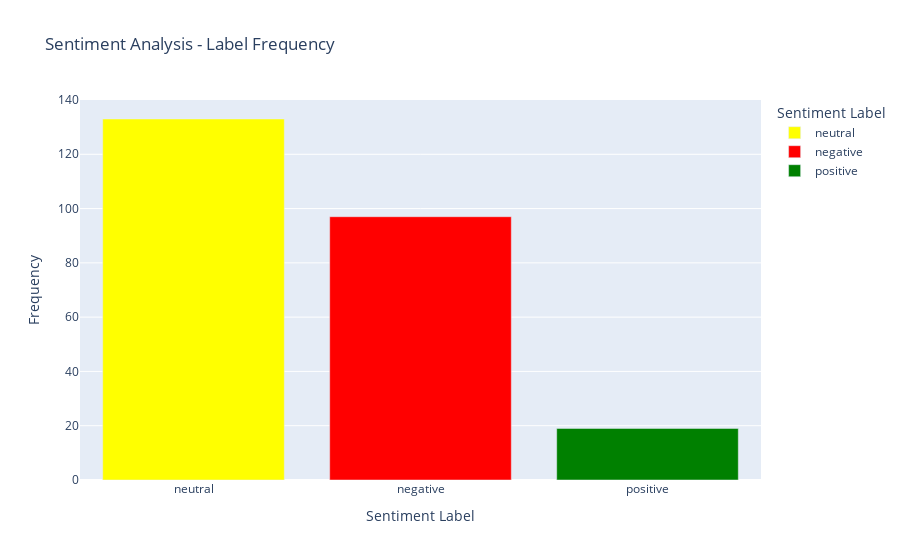

Write notebook code for a chart like this one.
### Code cell
import plotly.express as px

# Define color mapping
color_mapping = {'negative': 'red', 'neutral': 'yellow', 'positive': 'green'}# we choosed the colours like this because negative represents bad, neutral represents ok and positive represents good

# Create bar graph
fig = px.bar(sent_df1['label'].value_counts().reset_index(), x='index', y='label',
             color='index', color_discrete_map=color_mapping,
             labels={'index': 'Sentiment Label', 'label': 'Frequency'},
             title='Sentiment Analysis - Label Frequency')

# Show the bar graph
fig.show()

### Figure 1 — Plotly figure (JSON) as saved in the notebook; plotly's stock layout.template omitted (floating-point values rounded to 4 significant figures)
{"data": [{"alignmentgroup": "True", "hovertemplate": "Sentiment Label=%{x}<br>Frequency=%{y}<extra></extra>", "legendgroup": "neutral", "marker": {"color": "yellow", "pattern": {"shape": ""}}, "name": "neutral", "offsetgroup": "neutral", "orientation": "v", "showlegend": true, "textposition": "auto", "type": "bar", "x": ["neutral"], "xaxis": "x", "y": [133], "yaxis": "y"}, {"alignmentgroup": "True", "hovertemplate": "Sentiment Label=%{x}<br>Frequency=%{y}<extra></extra>", "legendgroup": "negative", "marker": {"color": "red", "pattern": {"shape": ""}}, "name": "negative", "offsetgroup": "negative", "orientation": "v", "showlegend": true, "textposition": "auto", "type": "bar", "x": ["negative"], "xaxis": "x", "y": [97], "yaxis": "y"}, {"alignmentgroup": "True", "hovertemplate": "Sentiment Label=%{x}<br>Frequency=%{y}<extra></extra>", "legendgroup": "positive", "marker": {"color": "green", "pattern": {"shape": ""}}, "name": "positive", "offsetgroup": "positive", "orientation": "v", "showlegend": true, "textposition": "auto", "type": "bar", "x": ["positive"], "xaxis": "x", "y": [19], "yaxis": "y"}], "layout": {"barmode": "relative", "legend": {"title": {"text": "Sentiment Label"}, "tracegroupgap": 0}, "title": {"text": "Sentiment Analysis - Label Frequency"}, "xaxis": {"anchor": "y", "categoryarray": ["neutral", "negative", "positive"], "categoryorder": "array", "domain": [0, 1], "title": {"text": "Sentiment Label"}}, "yaxis": {"anchor": "x", "domain": [0, 1], "title": {"text": "Frequency"}}}}
